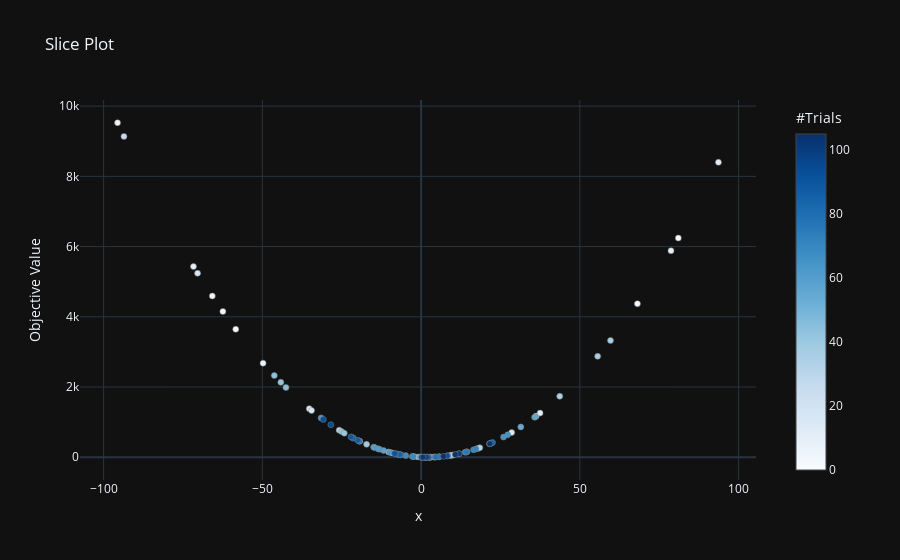
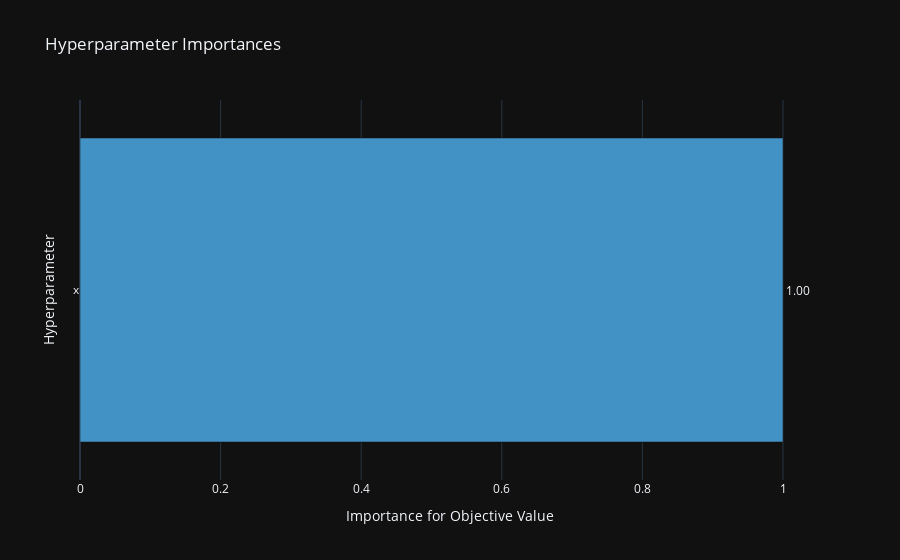

Source (notebook cell) for these figures, in order:
### Code cell
def optimize_results():
    study = optuna.load_study(study_name=studyname, storage="sqlite:///clustering.db")
    optuna.visualization.plot_slice(study).show()
    optuna.visualization.plot_contour(study, params=["x"]).show()
    # optuna.visualization.plot_contour(study, params=["q", "eps"]).show()
    optuna.visualization.plot_param_importances(study).show()
    # return study.best_trial.params["eps"], study.best_trial.params["q"]

optimization_res = optimize_results()

### Figure 1 — Plotly figure (JSON) as saved in the notebook; plotly's stock layout.template omitted (floating-point values rounded to 4 significant figures)
{"data": [{"marker": {"color": [0, 1, 2, 3, 4, 5, 6, 7, 8, 9, 10, 11, 12, 13, 14, 15, 16, 17, 18, 19, 20, 21, 22, 23, 24, 25, 26, 27, 28, 29, 30, 31, 32, 33, 34, 35, 36, 37, 38, 39, 40, 41, 42, 43, 44, 45, 46, 47, 48, 49, 50, 51, 52, 53, 54, 55, 56, 57, 58, 59, 60, 61, 62, 63, 64, 65, 66, 67, 68, 69, 70, 71, 72, 73, 74, 75, 76, 77, 78, 79, 80, 81, 82, 83, 84, 85, 86, 87, 88, 89, 90, 91, 92, 93, 94, 95, 96, 97, 98, 99, 100, 101, 102, 103, 104, 105], "colorbar": {"title": {"text": "#Trials"}, "x": 1.0, "xpad": 40}, "colorscale": [[0.0, "rgb(247,251,255)"], [0.125, "rgb(222,235,247)"], [0.25, "rgb(198,219,239)"], [0.375, "rgb(158,202,225)"], [0.5, "rgb(107,174,214)"], [0.625, "rgb(66,146,198)"], [0.75, "rgb(33,113,181)"], [0.875, "rgb(8,81,156)"], [1.0, "rgb(8,48,107)"]], "line": {"color": "Grey", "width": 0.5}}, "mode": "markers", "showlegend": false, "x": [-58.38, 68.12, 81.01, -62.44, -65.76, -49.77, -95.61, 36.24, 9.391, -71.69, 78.7, 37.47, 93.65, -35.21, 28.53, -6.964, -34.51, -70.4, 2.877, 4.065, -2.275, 9.81, -9.158, 5.643, 4.156, -10.22, -25.79, -93.59, 9.303, 10.07, 17.86, 11.96, 18.48, 21.59, 21.96, 43.66, 55.61, 59.65, -17.17, -19.32, -25.06, -24.2, -44.18, -0.9944, -46.24, -42.58, 0.2245, 1.782, 2.959, -0.05908, -0.2873, 0.8396, 1.153, 2.614, 35.75, 31.4, 36.01, -14.94, -11.82, -13.13, -14.65, -13.6, -9.83, -31.48, 25.96, 27.27, 1.423, -2.754, -4.838, -2.536, 16.5, 17.26, 14.45, 4.421, 13.87, 14.28, 5.66, 1.996, 4.662, 8.348, -6.343, -19.5, -21.37, -7.317, 22.49, -7.284, -6.759, -19.94, -21.49, -22.06, -8.044, -8.312, 2.149, 8.178, -30.81, -28.44, 1.01, 2.288, 2.0, 1.684, 0.1813, 0.6158, 11.97, 10.74, 21.65, 7.028], "y": [3646.0, 4372.0, 6242.0, 4152.0, 4592.0, 2681.0, 9527.0, 1173.0, 54.62, 5431.0, 5883.0, 1258.0, 8399.0, 1385.0, 703.6, 80.36, 1333.0, 5241.0, 0.7698, 4.265, 18.28, 61.0, 124.5, 13.27, 4.649, 149.4, 772.3, 9138.0, 53.33, 65.18, 251.4, 99.23, 271.6, 383.7, 398.2, 1736.0, 2874.0, 3323.0, 367.5, 454.5, 732.4, 686.5, 2133.0, 8.966, 2327.0, 1987.0, 3.152, 0.04759, 0.9202, 4.24, 5.232, 1.346, 0.718, 0.3773, 1139.0, 864.3, 1157.0, 286.9, 190.9, 229.0, 277.2, 243.3, 139.9, 1121.0, 574.2, 638.6, 0.3327, 22.6, 46.75, 20.58, 210.3, 232.8, 155.0, 5.861, 140.8, 150.8, 13.39, 1.739e-05, 7.087, 40.3, 69.61, 462.1, 546.2, 86.81, 420.0, 86.19, 76.71, 481.4, 551.6, 578.9, 100.9, 106.3, 0.02233, 38.17, 1076.0, 926.6, 0.9806, 0.08293, 1.725e-07, 0.0998, 3.308, 1.916, 99.46, 76.45, 385.9, 25.28], "type": "scatter"}], "layout": {"title": {"text": "Slice Plot"}, "xaxis": {"title": {"text": "x"}}, "yaxis": {"title": {"text": "Objective Value"}}}}

### Figure 2 — Plotly figure (JSON) as saved in the notebook; plotly's stock layout.template omitted (floating-point values rounded to 4 significant figures)
{"data": [{"cliponaxis": false, "hovertemplate": ["x (UniformDistribution): 1.0<extra></extra>"], "marker": {"color": "rgb(66,146,198)"}, "orientation": "h", "text": ["1.0"], "textposition": "outside", "texttemplate": "%{text:.2f}", "x": [1.0], "y": ["x"], "type": "bar"}], "layout": {"showlegend": false, "title": {"text": "Hyperparameter Importances"}, "xaxis": {"title": {"text": "Importance for Objective Value"}}, "yaxis": {"title": {"text": "Hyperparameter"}}}}
